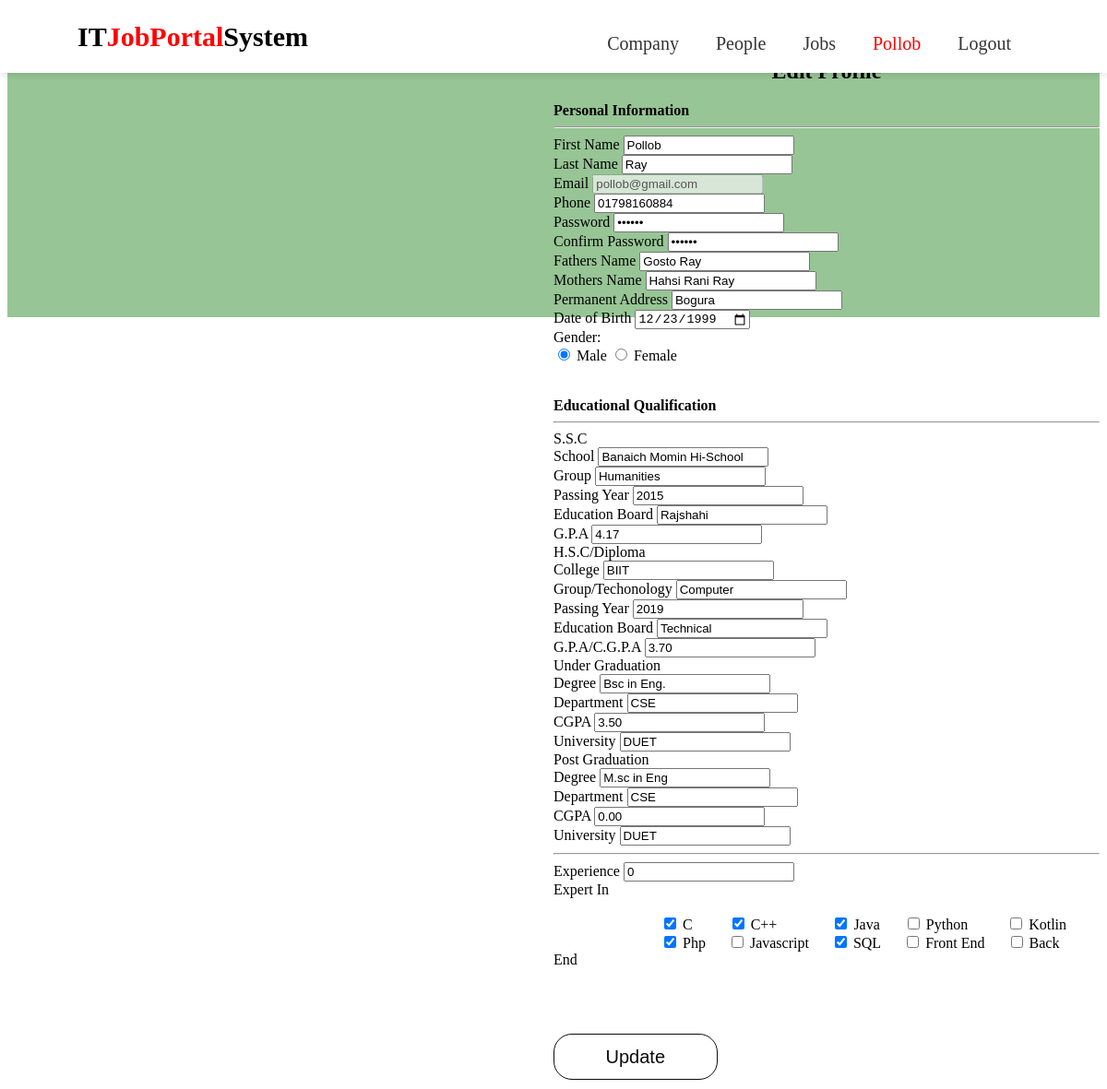
Screenshot of /editprofile/usr (signed in) with the database file from the repository.
### tables this page shows
CREATE TABLE `users` (
  `serial_no` int(6) NOT NULL,
  `email` varchar(50) NOT NULL,
  `fname` varchar(50) NOT NULL,
  `lname` varchar(50) NOT NULL,
  `password` varchar(50) NOT NULL,
  `cnt_no` varchar(15) NOT NULL,
  `bdate` varchar(12) NOT NULL,
  `gender` varchar(6) NOT NULL,
  `status` varchar(10) NOT NULL DEFAULT 'pennding'
);

CREATE TABLE `people` (
  `serial_no` int(10) NOT NULL,
  `email` varchar(50) NOT NULL,
  `fatname` varchar(30) NOT NULL,
  `matname` varchar(30) NOT NULL,
  `address` varchar(60) NOT NULL,
  `ssc_school` varchar(50) NOT NULL,
  `ssc_group` varchar(15) NOT NULL,
  `ssc_year` varchar(6) NOT NULL,
  `ssc_board` varchar(20) NOT NULL,
  `ssc_gpa` varchar(10) NOT NULL,
  `hsc_college` varchar(50) NOT NULL,
  `hsc_group` varchar(15) NOT NULL,
  `hsc_year` varchar(6) NOT NULL,
  `hsc_board` varchar(15) NOT NULL,
  `hsc_gpa` varchar(6) NOT NULL,
  `ug_degree` varchar(30) NOT NULL,
  `ug_dept` varchar(50) NOT NULL,
  `ug_cgpa` varchar(6) NOT NULL,
  `ug_uni` varchar(50) NOT NULL,
  `pg_degree` varchar(30) NOT NULL,
  `pg_dept` varchar(50) NOT NULL,
  `pg_cgpa` varchar(6) NOT NULL,
  `pg_uni` varchar(50) NOT NULL,
  `experience` int(5) DEFAULT NULL,
  `expert` varchar(12) NOT NULL
);

### editprofile/usr/index.php (the view, shortened to what this page needs)
<?php
    $email=$_SESSION['email'];
    $table = "users";
    $con=mysqli_connect('localhost','root','');
    mysqli_select_db($con,'itjobportalsystem');
    $q="select * from $table where email= '$email';";
    $result=mysqli_query($con,$q);
    $fname="";
    $lname="";
    $date="";
    $pass="";
    $number="";
    while($row=mysqli_fetch_array($result,MYSQLI_ASSOC))
    {
        $fname=$row["fname"];
        $lname=$row["lname"];
        $date=$row["bdate"];
        $pass=$row["password"];
        $number=$row["cnt_no"];
    }
    $table = "people";
    $con=mysqli_connect('localhost','root','');
    mysqli_select_db($con,'itjobportalsystem');
    $q="select * from $table where email= '$email';";
    $result=mysqli_query($con,$q);
    $fatname="";
    $matname="";
    $address="";
    $ssc_school="";
    $ssc_group="";
    $ssc_year="";
    $ssc_board="";
    $ssc_gpa="";
    $hsc_college="";
    $hsc_group="";
    $hsc_year="";
    $hsc_board="";
    $hsc_gpa="";
    $ug_degree="";
    $ug_dept="";
    $ug_cgpa="";
    $ug_uni="";
    $pg_degree="";
    $pg_dept="";
    $pg_cgpa="";
    $pg_uni="";
    $experience="";
    while($row=mysqli_fetch_array($result,MYSQLI_ASSOC))
    {
        $fatname=$row["fatname"];
        $matname=$row["matname"];
        $address=$row["address"];
        $ssc_school=$row["ssc_school"];
        $ssc_group=$row["ssc_group"];
        $ssc_year=$row["ssc_year"];
        $ssc_board=$row["ssc_board"];
        $ssc_gpa=$row["ssc_gpa"];
        $hsc_college=$row["hsc_college"];
        $hsc_group=$row["hsc_group"];
        $hsc_year=$row["hsc_year"];
        $hsc_board=$row["hsc_board"];
        $hsc_gpa=$row["hsc_gpa"];
        $ug_degree=$row["ug_degree"];
        $ug_dept=$row["ug_dept"];
        $ug_cgpa=$row["ug_cgpa"];
        $ug_uni=$row["ug_uni"];
        $pg_degree=$row["pg_degree"];
        $pg_dept=$row["pg_dept"];
        $pg_cgpa=$row["pg_cgpa"];
        $pg_uni=$row["pg_uni"];
        $experience=$row["experience"];
    }
?>
<!DOCTYPE html>
<html>
<head>
<link rel="stylesheet" href="styles.css">
<link rel="stylesheet" href="https://cdnjs.cloudflare.com/ajax/libs/font-awesome/4.7.0/css/font-awesome.min.css">
</head>
<body>
<div claas="main">
    <div class="menu_bar">
        <a href="../../" class="logo">IT<span>JobPortal</span>System</a>
        <nav class="navbar">
        <ul>
           <li><a href="../../viewcompany">Company</a></li>
           <li><a href="../../viewuser">People</a></li>
           <li><a href="../../viewjobs">Jobs</a></li>
           <li><a href="../../editprofile/usr"style="color: red"><?php echo $_SESSION['name'];  ?></a></li>
           <li><a href="../../logout">Logout</a></li>
        </ul>
        </nav>
     </div><br><br>
    <div class="secondDiv"><br><br>
        <div class="title"><h2 style="text-align: center;">Edit Profile</h2></div>
            <br><br><br>
        <form action="submission.php" method="post">
        <div class="title"><b>Personal Information</b></div>
        <hr>
        <div class="user-details">
            <div class="input-box">
                <span class="details" >First Name</span>
                <input type="text" name="fname" placeholder="Enter first name.." value="<?php echo $fname; ?>" required>
            </div>
            <div class="input-box">
                <span class="details">Last Name</span>
                <input type="text" name="lname" placeholder="Enter last name.." value="<?php echo $lname; ?>" required>
            </div>
            <div class="input-box">
                <span class="details">Email</span>
                <input type="text" value="<?php echo $email; ?>" disabled>
            </div>
            <div class="input-box">
                <span class="details">Phone</span>
                <input type="text" name="phone" placeholder="Enter your number.." value="<?php echo $number; ?>" required>
            </div>
            <div class="input-box">
                <span class="details">Password</span>
                <input type="password" id="pass" name="password" placeholder="Enter Password.." value="<?php echo $pass; ?>" onkeyup='check();' required>
            </div>
            <div class="input-box">
                <span class="details">Confirm Password</span>
                <input type="password" id="pass1"  name="password1" placeholder="Confirm Password.." value="<?php echo $pass; ?>" onkeyup='check();' required>
            </div>
            <div class="input-box">
                <span class="details">Fathers Name</span>
                <input type="text" name="fatname" placeholder="Enter fathers name.." value="<?php echo $fatname; ?>" >
            </div>
            <div class="input-box">
                <span class="details">Mothers Name</span>
                <input type="text" name="matname" placeholder="Enter mothers name.." value="<?php echo $matname; ?>" >
            </div>
            <div class="input-box">
                <span class="details">Permanent Address</span>
                <input type="text" name="address" placeholder="Address" value="<?php echo $address; ?>">
            </div>
            <div class="input-box">
                <span class="details">Date of Birth</span>
                <input type="date" name="bdate" value='<?php echo $date; ?>'>
            </div>
        </div>
        <label>Gender:</label>  <br>
                <input type="radio" id="male" name="gender" value="male" >
                <label for="male" >Male</label>
                <input type="radio" id="female" name="gender" value="female">
                <label for="female">Female</label>
                <br><br><br>
        <div class="title"><b>Educational Qualification</b></div>
        <hr>
        <div class="title">S.S.C</div>
        <div class="user-details">
            <div class="input-box">
                <span class="details">School</span>
                <input type="text" placeholder="School Name" name="ssc_school" value="<?php echo $ssc_school; ?>">
            </div>
            <div class="input-box">
                <span class="details">Group</span>
                <input type="text" placeholder="S.S.C Group" name="ssc_group" value="<?php echo $ssc_group; ?>">
            </div>
            <div class="input-box">
                <span class="details">Passing Year</span>
                <input type="text" placeholder="S.S.C Passing Year" name="ssc_year" value="<?php echo $ssc_year; ?>">
            </div>
            <div class="input-box">
                <span class="details">Education Board</span>
                <input type="text" placeholder="Education Broad" name="ssc_board" value="<?php echo $ssc_board; ?>">
            </div>
            <div class="input-box">
                <span class="details">G.P.A</span>
                <input type="text" placeholder="S.S.C GPA" name="ssc_gpa" value="<?php echo $ssc_gpa; ?>">
            </div>
        </div>
        <div class="title">H.S.C/Diploma</div>
        <div class="user-details">
            <div class="input-box">
                <span class="details">College</span>
                <input type="text" placeholder="College Name" name="hsc_college" value="<?php echo $hsc_college; ?>" >
            </div>
            <div class="input-box">
                <span class="details">Group/Techonology</span>
                <input type="text" placeholder="H.S.C Group" name="hsc_group" value="<?php echo $hsc_group; ?>">
            </div>
            <div class="input-box">
                <span class="details">Passing Year</span>
                <input type="text" placeholder="H.S.C Passing Year" name="hsc_year" value="<?php echo $hsc_year; ?>">
            </div>
            <div class="input-box">
                <span class="details">Education Board</span>
                <input type="text" placeholder="Education Broad" name="hsc_board" value="<?php echo $hsc_board; ?>" >
            </div>
            <div class="input-box">
                <span class="details">G.P.A/C.G.P.A</span>
                <input type="text" placeholder="S.S.C GPA" name="hsc_gpa" value="<?php echo $hsc_gpa; ?>" >
            </div>
        </div>
        <div class="title">Under Graduation</div>
        <div class="user-details">
            <div class="input-box">
                <span class="details">Degree</span>
                <input type="text" placeholder="Graduation Degree" name="ug_degree" value="<?php echo $ug_degree; ?>" >
            </div>
            <div class="input-box">
                <span class="details">Department</span>
                <input type="text" placeholder="Graduation Department"  name="ug_dept" value="<?php echo $ug_dept; ?>" >
            </div>
            <div class="input-box">
                <span class="details">CGPA</span>
                <input type="text" placeholder="Graduation CGPA" name="ug_cgpa" value="<?php echo $ug_cgpa; ?>" >
            </div>
            <div class="input-box">
                <span class="details">University</span>
                <input type="text" placeholder="University" name="ug_uni" value="<?php echo $ug_uni; ?>" >
            </div>
        </div>
        <div class="title">Post Graduation</div>
        <div class="user-details">
            <div class="input-box">
                <span class="details">Degree</span>
                <input type="text" placeholder="Post Graduation Degree" name="pg_degree" value="<?php echo $pg_degree; ?>" >
            </div>
            <div class="input-box">
                <span class="details">Department</span>
                <input type="text" placeholder="Post Graduation Department"  name="pg_dept" value="<?php echo $pg_dept; ?>" >
            </div>
            <div class="input-box">
                <span class="details">CGPA</span>
                <input type="text" placeholder="Post Graduation CGPA" name="pg_cgpa" value="<?php echo $pg_cgpa; ?>" >
            </div>
            <div class="input-box">
                <span class="details">University</span>
                <input type="text" placeholder="University" name="pg_uni" value="<?php echo $pg_uni; ?>" >
            </div>
        </div>
        <hr>
        <div class="user-details">
            <div class="input-box">
                <span class="details">Experience</span>
                <input type="text" placeholder="Experience" name="experience" value="<?php echo $experience; ?>" >
            </div>
        </div>
        <div class="title">Expert In</div>
        <br>
        <div class="expert">
            <input type="checkbox" id="p1" name="c" value="c" style="margin-left:120px;">
            <label for="p1" style="margin-right:35px;">C</label>
            <input type="checkbox" id="p2" name="cpp" value="cpp">
            <label for="p2" style="margin-right:55px;">C++</label>
            <input type="checkbox" id="p3" name="java" value="java">
            <label for="p3" style="margin-right:22px;">Java</label>
            <input type="checkbox" id="p4" name="python" value="python">
            <label for="p4" style="margin-right:38px;">Python</label>
            <input type="checkbox" id="p5" name="kt" value="kt">
            <label for="p5" style="margin-right:20px;">Kotlin</label>
            <br>
            <input type="checkbox" id="p6" name="php" value="php" style="margin-left:120px;">
            <label for="p6" style="margin-right:20px;">Php</label>
            <input type="checkbox" id="p7" name="js" value="js">
            <label for="p7" style="margin-right:20px;">Javascript</label>
            <input type="checkbox" id="p8" name="sql" value="sql">
            <label for="p8" style="margin-right:20px;">SQL</label>
            <input type="checkbox" id="p9" name="fe" value="fe">
            <label for="p9" style="margin-right:20px;">Front End</label>
            <input type="checkbox" id="p10" name="be" value="be">
            <label for="p10" style="margin-right:20px;">Back End</label>
        </div>
       <br><br>
        <div class="button">
            <input type="submit" id="myBtn" value="Update" style="cursor:pointer;">
        </div>
        </form>
    </div>
</div>
</body>
</html>

### styles.css (style rules this page uses)
.menu_bar { position: fixed; top:0; left:0; right:0; background: #ffffff; box-shadow: 0 3px 7px rgba(0,0,0,.1); padding: 0px 7%; display: flex; align-items: center; justify-content: space-between; z-index: 1000; }
.logo { font-weight: bolder; font-size: 30px; color: black; text-decoration: none; }
.logo span { color:red; }
.navbar ul { list-style:none; }
.navbar ul li { position: relative; float: left; }
.navbar ul li a { font-size: 20px; padding: 20px; color: #333; display: block; text-decoration: none; }
.secondDiv { background-color: rgba(64, 149, 62, 0.545); width: 100%; height: 300px; margin: auto; display:grid; grid-template-columns: repeat(2,1fr); }
input[type=submit] { width: 30%; background: transparent; border: 1px solid rgb(12, 12, 12); margin: 35px 0 10px; height: 50px; font-size: 20px; border-radius: 20px; padding: 0 10px; box-sizing: border-box; outline: none; color:rgb(10, 10, 10); cursor: pointer; position: relative; }

### rows the page displays
users: fname "Pollob", lname "Ray", phone "01798160884", bdate "12/23/1999"
people: fatname "Gosto Ray", matname "Hahsi Rani Ray", address "Bogura", ssc_school "Banaich Momin Hi-School", ssc_group "Humanities", ssc_year "2015", ssc_board "Rajshahi", ssc_gpa "4.17", hsc_college "BIIT", hsc_group "Computer", hsc_year "2019", hsc_board "Technical", hsc_gpa "3.70", ug_degree "Bsc in Eng.", ug_dept "CSE", ug_cgpa "3.50", ug_uni "DUET", pg_degree "M.sc in Eng", pg_dept "CSE", pg_cgpa "0.00", pg_uni "DUET", experience "0"

### other values shown
$_SESSION['name'] "Pollob"
